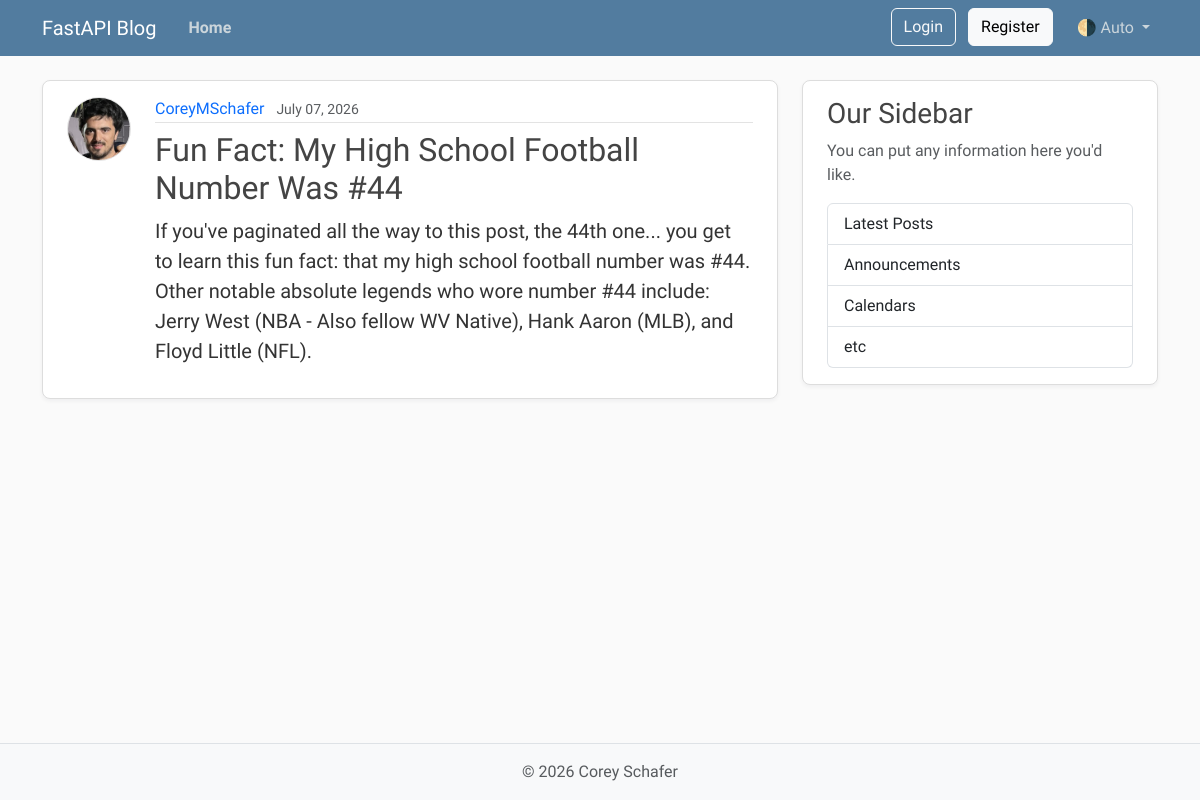
/posts/1, run on the app's committed database.
### models.py (models this page shows, shortened)
class User(Base):
    __tablename__ = "users"
    id: Mapped[int] = mapped_column(Integer, primary_key=True, index=True)
    username: Mapped[str] = mapped_column(String(50), unique=True, nullable=False)
    email: Mapped[str] = mapped_column(String(120), unique=True, nullable=False)
    password_hash: Mapped[str] = mapped_column(String(200), nullable=False)
    image_file: Mapped[str | None] = mapped_column(
        String(200),
        nullable=True,
        default=None,
    )
    posts: Mapped[list[Post]] = relationship(
        back_populates="author",
        cascade="all, delete-orphan",
    )

class Post(Base):
    __tablename__ = "posts"
    id: Mapped[int] = mapped_column(Integer, primary_key=True, index=True)
    title: Mapped[str] = mapped_column(String(100), nullable=False)
    content: Mapped[str] = mapped_column(Text, nullable=False)
    user_id: Mapped[int] = mapped_column(
        ForeignKey("users.id"),
        nullable=False,
        index=True,
    )
    date_posted: Mapped[datetime] = mapped_column(
        DateTime(timezone=True),
        default=lambda: datetime.now(UTC),
    )
    author: Mapped[User] = relationship(back_populates="posts")

### main.py (the view)
@app.get("/posts/{post_id}", include_in_schema=False)
async def post_page(
    request: Request,
    post_id: int,
    db: Annotated[AsyncSession, Depends(get_db)],
):
    result = await db.execute(
        select(models.Post)
        .options(selectinload(models.Post.author))
        .where(models.Post.id == post_id),
    )
    post = result.scalars().first()
    if post:
        title = post.title[:50]
        return templates.TemplateResponse(
            request,
            "post.html",
            {"post": post, "title": title},
        )
    raise HTTPException(status_code=status.HTTP_404_NOT_FOUND, detail="Post not found")

### templates/post.html (shortened to what this page needs)
{% extends "layout.html" %}
{% block content %}
    <article class="content-section py-3 px-4 mb-4">
        <div class="d-flex align-items-start gap-4">
            <img class="rounded-circle article-img flex-shrink-0"
                 src="{{ post.author.image_path }}"
                 alt="{{ post.author.username }}'s profile picture"
                 width="64"
                 height="64"
                 loading="lazy">
            <div class="flex-grow-1">
                <div class="article-metadata mb-2">
                    <a class="me-2"
                       href="{{ url_for("user_posts", user_id=post.author.id) }}">{{ post.author.username }}</a>
                    <small class="text-body-secondary">{{ post.date_posted.strftime("%B %d, %Y") }}</small>
                </div>
                <h2 class="article-title">{{ post.title }}</h2>
                <p class="article-content">{{ post.content }}</p>
            </div>
        </div>
    </article>
{% endblock content %}

### static/css/main.css (style rules this page uses)
:root { --font-heading: "Montserrat", system-ui, -apple-system, BlinkMacSystemFont, sans-serif; --font-body: "Nunito", system-ui, -apple-system, BlinkMacSystemFont, sans-serif; --color-bg-body: #fafafa; --color-bg-content: #ffffff; --color-text-primary: #333333; --color-text-heading: #444444; --color-steel: #527c9f; --color-nav-link: #cbd5db; --color-nav-link-hover: #ffffff; --color-link-hover: #428bca; --color-border: #dddddd; --color-border-light: #e3e3e3; --spacing-xl: 5rem; --article-img-size: 4rem; --account-img-size: 7.813rem; }
body { font-family: var(--font-body); background: var(--color-bg-body); color: var(--color-text-primary); }
h1, h2, h3, h4, h5, h6 { font-family: var(--font-heading); color: var(--color-text-heading); }
a { text-decoration: none; }
.content-section { background: var(--color-bg-content); border: 1px solid var(--color-border); border-radius: 0.5rem; box-shadow: 0 2px 4px rgba(15, 23, 42, 0.05); transition: box-shadow 0.15s ease, transform 0.15s ease, border-color 0.15s ease; }
.article-title { color: var(--color-text-heading); transition: color 0.2s ease-in-out; }
.article-content { white-space: pre-line; font-size: 1.25rem; }
.article-img { height: var(--article-img-size); width: var(--article-img-size); flex-shrink: 0; object-fit: cover; border: 1px solid var(--color-border-light); box-shadow: 0 0 0 2px var(--color-bg-content); }
.article-metadata { padding-bottom: 0.063rem; border-bottom: 1px solid var(--color-border-light); }
.article-metadata a { transition: color 0.2s ease-in-out; }

### data on the page
User: author.image_path (picture), author.username "CoreyMSchafer"
Post: date_posted "July 07, 2026", title "Fun Fact: My High School Football Number Was #44", content "If you've paginated all the way to this post, the 44th one... you get to learn this fun fact: that my high school football number was #44. Other notable absolute legends who wore number #44 include: Jerry West (NBA - Also fellow WV Native), Hank Aaron (MLB), and Floyd Little (NFL)."
